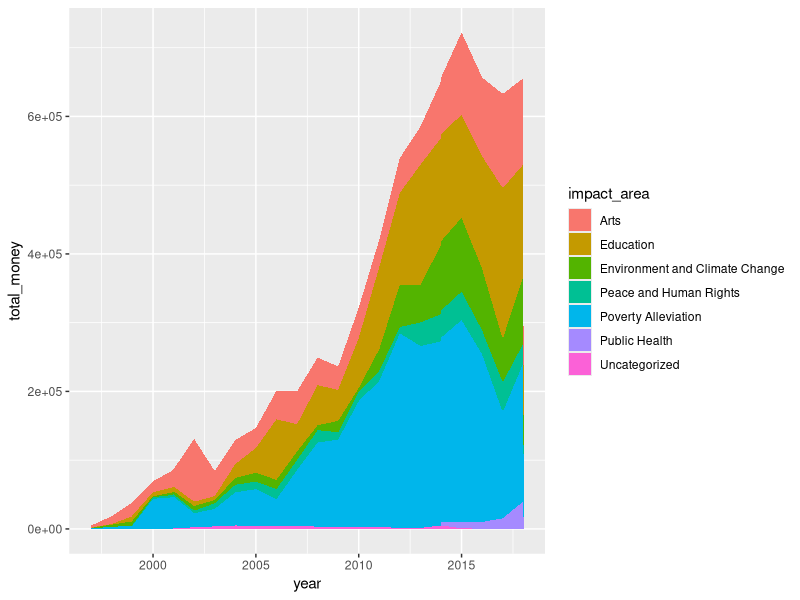

This chart was generated by the following R code: (Note: this script raises an error after producing the figure.)
library(tidyverse)
library(readxl)

setwd("./repos/cfmc-dashboard/data-cleaning-eda")



##------------
## Data in
##------------
funds <- read_csv('../data/funds_clean.csv')


##-----------------
## Multivariate exploration
##------------------

## Over time, how much money goes into each category? 
  ## Gross: Money out increases, especially 2013
for_viz <- funds %>% 
  group_by(year) %>% 
  mutate(running_money = cumsum(Fund_DAmt)) %>% 
  group_by(year, impact_area) %>% 
  summarise(total_money = sum(Fund_DAmt),
            yearly_money = max(running_money)) %>% 
  ungroup() %>% 
  mutate(perc_money = total_money/yearly_money) 
  

ggplot(for_viz) +
  geom_area(aes(x = year, y = total_money, fill = impact_area))
  
  ## Perc: Most money started going to poverty alleviation since 2000
yearly <- funds %>%
  group_by(year) %>% 
  summarise(yearly_money = sum(Fund_DAmt))

for_viz2 <- for_viz %>% 
  left_join(yearly, by = "year") %>% 
  mutate(perc_money = total_money/yearly_money)

ggplot(for_viz2) +
  geom_bar(aes(x = year, y = perc_money, fill = impact_area), stat = 'identity')

## Which fund type contributes to impact_area?
my_viz <- fund1 %>% 
  group_by(year, Fdescript, impact_area) %>% 
  summarize(total_DAmt = sum(Fund_DAmt),
            count = n(),
            avg_DAmt = total_DAmt/count) %>%
  # filter(Fdescript %in% c("Designated", "Donor Advised", "Field of Interst", "Unrestricted"))
filter(Fdescript %in% c("Designated", "Donor Advised", "Field of Interst", "Unrestricted"))
ggplot(my_viz, aes(y = total_DAmt, axis1 = Fdescript, axis2 = impact_area)) +
  geom_alluvium(aes(fill = Fdescript), width = 1/12) +
  geom_stratum() +
  geom_label(stat = 'stratum', label.strata = TRUE) +
  ggtitle("$ From Funds to Impact Area") + 
  facet_grid(~year)



## Every year, who are the top 5 places who receive the most money?


## What are the best indicators of receiving a large fund?

rvc <- c("RVC Unres DA", "RVC Essex PT", "RVC Low Cty PT")
a <- funds %>% 
  filter(fund_name %in% rvc)
